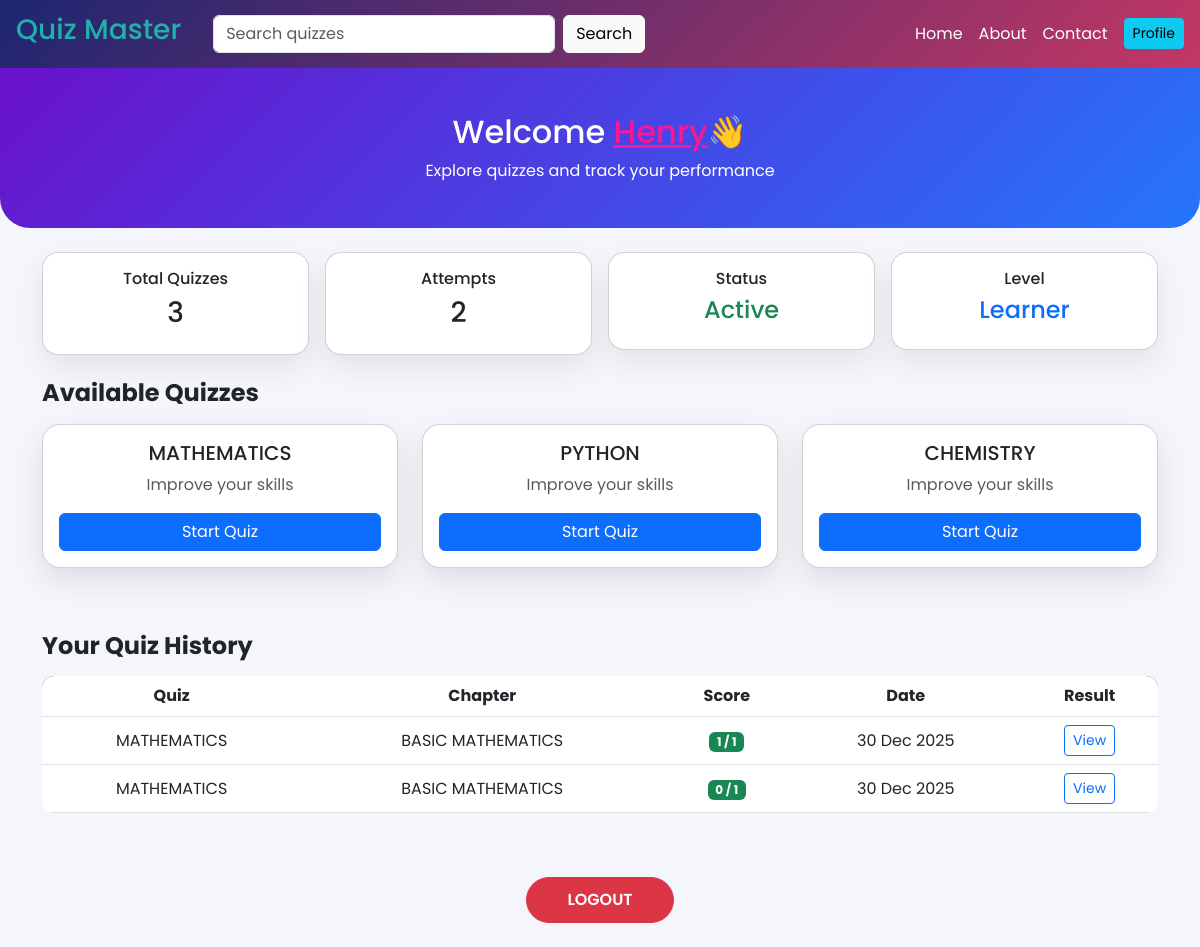
Page /user/dashboard (signed in) on the committed database.
### app.py (models this page shows)
class Quiz(db.Model):
    id = db.Column(db.Integer, primary_key=True)
    title = db.Column(db.String(100), nullable=False)
    created_at = db.Column(db.DateTime, default=datetime.utcnow)
    chapters = db.relationship('Chapter', backref='quiz', lazy=True, cascade='all, delete-orphan')

class QuizAttempt(db.Model):
    id = db.Column(db.Integer, primary_key=True)
    user_id = db.Column(db.Integer, db.ForeignKey('user.id'), nullable=False)
    quiz_id = db.Column(db.Integer, db.ForeignKey('quiz.id'), nullable=False)
    chapter_id = db.Column(db.Integer, db.ForeignKey('chapter.id'), nullable=True)
    score = db.Column(db.Integer, nullable=True)
    answers = db.Column(db.Text, nullable=True)
    timestamp = db.Column(db.DateTime, default=datetime.utcnow)
    user = db.relationship('User', backref='quiz_attempts')
    quiz = db.relationship('Quiz', backref='attempts')
    chapter = db.relationship('Chapter', backref='attempts')

class Chapter(db.Model):
    id = db.Column(db.Integer, primary_key=True)
    title = db.Column(db.String(50), nullable=False)
    quiz_id = db.Column(db.Integer, db.ForeignKey('quiz.id'), nullable=False)
    created_at = db.Column(db.DateTime, default=datetime.utcnow)

### app.py (the view)
@app.route('/user/dashboard', methods=['GET', 'POST'])
@login_required
def user_dashboard():
    search_query = request.args.get('search', '').strip().lower()
    chapters = Chapter.query.all()
    if search_query:
        quizzes = Quiz.query.filter(Quiz.title.ilike(f'%{search_query}%')).all()
    else:
        quizzes = Quiz.query.all()
    attempts = QuizAttempt.query.filter_by(user_id=session['user_id']).order_by(QuizAttempt.timestamp.desc()).all()
    for attempt in attempts:
        if attempt.chapter:
            attempt.total_questions = len(attempt.chapter.questions)
        else:
            attempt.total_questions = 0
    return render_template(
        'user_dashboard.html',
        username=session.get('username'),
        quizzes=quizzes,
        chapters=chapters,
        search_query=search_query,
        attempts=attempts
    )

### app.py (called while the page is built)
def login_required(f):
    @wraps(f)
    def decorated_function(*args, **kwargs):
        if 'user_id' not in session:
            flash('Please log in to access this page.', 'warning')
            return redirect(url_for('user_login'))
        return f(*args, **kwargs)
    return decorated_function

### templates/user_dashboard.html (shortened to what this page needs)
<!DOCTYPE html>
<html lang="en">
<head>
  <link href="https://cdn.jsdelivr.net/npm/bootstrap@5.3.0/dist/css/bootstrap.min.css" rel="stylesheet">
</head>
<body>
<nav class="navbar navbar-expand-lg navbar-dark sticky-top px-3">
  <a class="navbar-brand" href="/"><h3 style="color :lightseagreen;">Quiz Master</h3></a>
  <div class="collapse navbar-collapse" id="navMenu">
    <form class="d-flex mx-lg-3 my-2 my-lg-0" method="get" action="">
      <input class="form-control me-2" type="search" name="search"
             value="{{ search_query }}"
             placeholder="Search quizzes">
      <button class="btn btn-light">Search</button>
    </form>
    <ul class="navbar-nav ms-auto align-items-lg-center">
      <li class="nav-item">
        <a class="nav-link text-white" href="/">Home</a>
      </li>
      <li class="nav-item">
        <a class="nav-link text-white" href="/about">About</a>
      </li>
      <li class="nav-item">
        <a class="nav-link text-white" href="/contact">Contact</a>
      </li>
      <li class="nav-item ms-lg-2">
        <a href="/user/profile" class="btn btn-info btn-sm">Profile</a>
      </li>
    </ul>
  </div>
</nav>
<div class="hero text-center">
  <h2>Welcome <u style="color:deeppink;">{{ username}}</u>👋</h2>
  <p class="mb-0">Explore quizzes and track your performance</p>
</div>
<div class="container my-4">
  <div class="row g-3 mb-4 text-center">
    <div class="col-6 col-md-3">
      <div class="card stat-card p-3">
        <h6>Total Quizzes</h6>
        <h3>{{ quizzes|length }}</h3>
      </div>
    </div>
    <div class="col-6 col-md-3">
      <div class="card stat-card p-3">
        <h6>Attempts</h6>
        <h3>{{ attempts|length }}</h3>
      </div>
    </div>
    <div class="col-6 col-md-3">
      <div class="card stat-card p-3">
        <h6>Status</h6>
        <h4 class="text-success">Active</h4>
      </div>
    </div>
    <div class="col-6 col-md-3">
      <div class="card stat-card p-3">
        <h6>Level</h6>
        <h4 class="text-primary">Learner</h4>
      </div>
    </div>
  </div>
  <h4 class="fw-bold mb-3">Available Quizzes</h4>
  <div class="row">
    {% for quiz in quizzes %}
    <div class="col-md-4 mb-3">
      <div class="card quiz-card p-3 text-center h-100">
        <h5>{{ quiz.title }}</h5>
        <p class="text-muted">Improve your skills</p>
        <a href="/chapter/wise/quiz/{{ quiz.id }}" class="btn btn-primary w-100">
          Start Quiz
        </a>
      </div>
    </div>
    {% else %}
    <p class="text-center text-muted"><h3 style="color:crimson;">SORRY , No quizzes found !! 😔</h3></p>
    {% endfor %}
  </div>
  <h4 class="fw-bold mt-5 mb-3">Your Quiz History</h4>
  {% if attempts %}
  <div class="table-responsive">
    <table class="table table-hover text-center align-middle">
      <thead>
        <tr>
          <th>Quiz</th>
          <th>Chapter</th>
          <th>Score</th>
          <th>Date</th>
          <th>Result</th>
        </tr>
      </thead>
      <tbody>
        {% for attempt in attempts %}
        <tr>
          <td>{{ attempt.quiz.title }}</td>
          <td>{{ attempt.chapter.title if attempt.chapter else 'N/A' }}</td>
          <td><span class="badge bg-success">{{ attempt.score }} / {{ attempt.total_questions }}</span></td>
          <td>{{ attempt.timestamp.strftime("%d %b %Y") }}</td>
          <td>
            <a href="{{ url_for('answer_key', attempt_id=attempt.id) }}"
               class="btn btn-outline-primary btn-sm">
              View
            </a>
          </td>
        </tr>
        {% endfor %}
      </tbody>
    </table>
  </div>
  {% else %}
    <p class="text-center text-muted">No attempts yet !!</p>
  {% endif %}
  <div class="text-center mt-5">
    <a href="/user/login" class="btn btn-danger logout-btn">LOGOUT</a>
  </div>
</div>
</body>
</html>

### templates/user_dashboard.html (style rules this page uses)
body { font-family: 'Poppins', sans-serif; background: #f4f6fb; }
.navbar { background: linear-gradient(135deg, #1d2671, #c33764); }
.navbar-brand { font-weight: 700; color: #fff !important; }
.hero { background: linear-gradient(135deg, #6a11cb, #2575fc); color: white; padding: 45px 20px; border-radius: 0 0 30px 30px; }
.stat-card { border-radius: 16px; box-shadow: 0 12px 30px rgba(0,0,0,0.08); transition: transform 0.2s ease; }
.quiz-card { border-radius: 18px; box-shadow: 0 12px 30px rgba(0,0,0,0.1); transition: all 0.25s ease; }
table { background: white; border-radius: 12px; overflow: hidden; }
.table thead { background: #1d2671; color: white; }
.logout-btn { border-radius: 50px; padding: 10px 40px; font-weight: 600; }

### rows in the picture
Quiz: title "MATHEMATICS"
Quiz: title "PYTHON"
Quiz: title "CHEMISTRY"
QuizAttempt: quiz "MATHEMATICS", chapter "BASIC MATHEMATICS", score "1", total_questions "1", timestamp "30 Dec 2025"
QuizAttempt: quiz "MATHEMATICS", chapter "BASIC MATHEMATICS", score "0", total_questions "1", timestamp "30 Dec 2025"

### other values in the picture
{{ username }} "Henry"
{{ quizzes|length }} "3"
{{ attempts|length }} "2"
